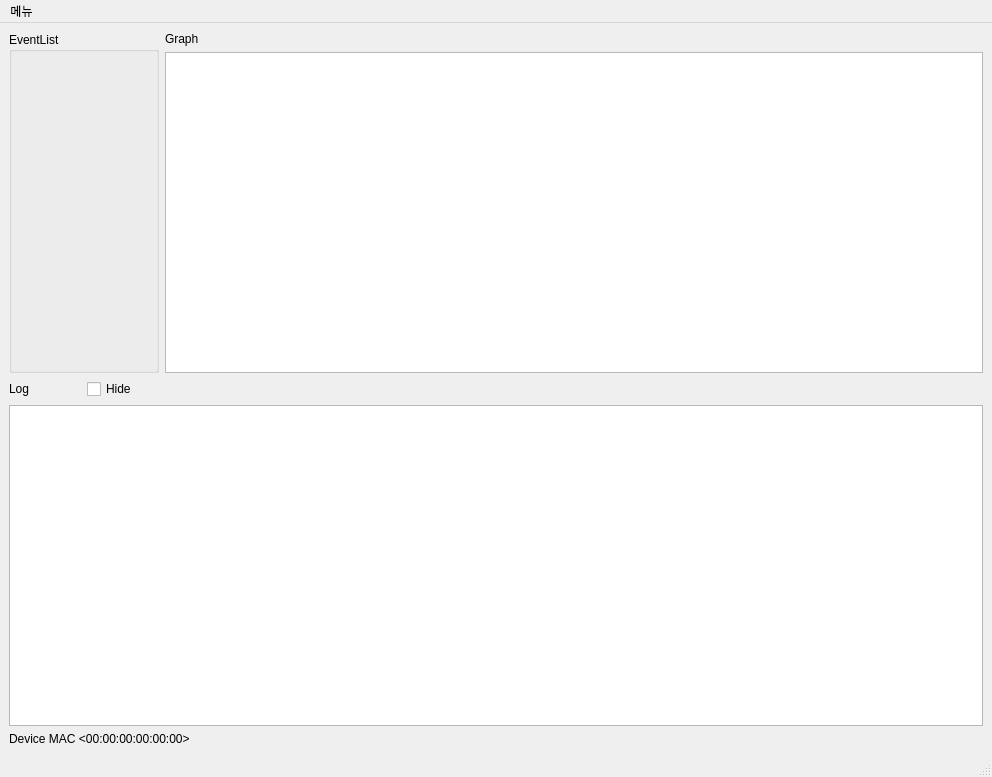
<?xml version="1.0" encoding="UTF-8"?>
<ui version="4.0">
 <class>MainWindow</class>
 <widget class="QMainWindow" name="MainWindow">
  <property name="enabled">
   <bool>true</bool>
  </property>
  <property name="geometry">
   <rect>
    <x>0</x>
    <y>0</y>
    <width>992</width>
    <height>777</height>
   </rect>
  </property>
  <property name="windowTitle">
   <string>KuKuLogAnalyzer</string>
  </property>
  <property name="documentMode">
   <bool>false</bool>
  </property>
  <widget class="QWidget" name="centralwidget">
   <layout class="QGridLayout" name="gridLayout">
    <item row="0" column="0" rowspan="2">
     <widget class="QGroupBox" name="eventListGroupbox">
      <property name="minimumSize">
       <size>
        <width>150</width>
        <height>0</height>
       </size>
      </property>
      <property name="maximumSize">
       <size>
        <width>400</width>
        <height>16777215</height>
       </size>
      </property>
      <property name="title">
       <string>EventList</string>
      </property>
     </widget>
    </item>
    <item row="0" column="1">
     <widget class="QLabel" name="label">
      <property name="text">
       <string>Graph</string>
      </property>
     </widget>
    </item>
    <item row="1" column="1">
     <widget class="GraphicsLayoutWidget" name="logGraphicView">
      <property name="horizontalScrollBarPolicy">
       <enum>Qt::ScrollBarAsNeeded</enum>
      </property>
     </widget>
    </item>
    <item row="2" column="0">
     <layout class="QHBoxLayout" name="horizontalLayout">
      <item>
       <widget class="QLabel" name="label_2">
        <property name="text">
         <string>Log</string>
        </property>
       </widget>
      </item>
      <item>
       <widget class="QCheckBox" name="hideCheckbox">
        <property name="text">
         <string>Hide</string>
        </property>
       </widget>
      </item>
     </layout>
    </item>
    <item row="3" column="0" colspan="2">
     <widget class="QTableView" name="logTable"/>
    </item>
    <item row="4" column="0" colspan="2">
     <widget class="QLabel" name="deviceMACLabel">
      <property name="text">
       <string>Device MAC &lt;00:00:00:00:00:00&gt;</string>
      </property>
     </widget>
    </item>
   </layout>
  </widget>
  <widget class="QMenuBar" name="menubar">
   <property name="geometry">
    <rect>
     <x>0</x>
     <y>0</y>
     <width>992</width>
     <height>21</height>
    </rect>
   </property>
   <widget class="QMenu" name="menu">
    <property name="title">
     <string>메뉴</string>
    </property>
    <addaction name="actionRegister"/>
   </widget>
   <addaction name="menu"/>
  </widget>
  <widget class="QStatusBar" name="statusbar"/>
  <action name="actionRegister">
   <property name="text">
    <string>Folder open</string>
   </property>
  </action>
 </widget>
 <customwidgets>
  <customwidget>
   <class>GraphicsLayoutWidget</class>
   <extends>QGraphicsView</extends>
   <header>pyqtgraph</header>
  </customwidget>
 </customwidgets>
 <resources/>
 <connections/>
</ui>
